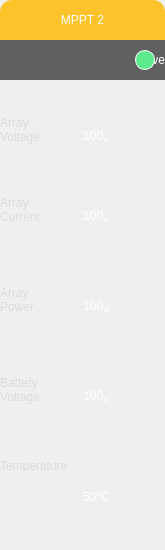
      <widget class="QWidget" name="mppt2" native="true">
       <property name="sizePolicy">
        <sizepolicy hsizetype="Fixed" vsizetype="Fixed">
         <horstretch>0</horstretch>
         <verstretch>0</verstretch>
        </sizepolicy>
       </property>
       <property name="minimumSize">
        <size>
         <width>165</width>
         <height>550</height>
        </size>
       </property>
       <property name="maximumSize">
        <size>
         <width>165</width>
         <height>550</height>
        </size>
       </property>
       <property name="styleSheet">
        <string notr="true">QWidget#mppt2{
border-radius:12px;
background-color:rgba(45, 45, 45,150);
}</string>
       </property>
       <widget class="QLabel" name="mppt2Header">
        <property name="geometry">
         <rect>
          <x>0</x>
          <y>0</y>
          <width>165</width>
          <height>40</height>
         </rect>
        </property>
        <property name="sizePolicy">
         <sizepolicy hsizetype="Fixed" vsizetype="Fixed">
          <horstretch>0</horstretch>
          <verstretch>0</verstretch>
         </sizepolicy>
        </property>
        <property name="minimumSize">
         <size>
          <width>165</width>
          <height>40</height>
         </size>
        </property>
        <property name="maximumSize">
         <size>
          <width>165</width>
          <height>40</height>
         </size>
        </property>
        <property name="styleSheet">
         <string notr="true">QLabel#mppt2Header{
font: 20pt &quot;Arial&quot;;
color:white;
border-top-left-radius:12px;
border-top-right-radius:12px;
background-color:rgba(255, 187, 0, 210);
}</string>
        </property>
        <property name="text">
         <string>MPPT 2</string>
        </property>
        <property name="alignment">
         <set>Qt::AlignCenter</set>
        </property>
       </widget>
       <widget class="QLabel" name="mppt2AliveLabel">
        <property name="geometry">
         <rect>
          <x>0</x>
          <y>40</y>
          <width>165</width>
          <height>40</height>
         </rect>
        </property>
        <property name="sizePolicy">
         <sizepolicy hsizetype="Fixed" vsizetype="Fixed">
          <horstretch>0</horstretch>
          <verstretch>0</verstretch>
         </sizepolicy>
        </property>
        <property name="minimumSize">
         <size>
          <width>165</width>
          <height>40</height>
         </size>
        </property>
        <property name="maximumSize">
         <size>
          <width>165</width>
          <height>40</height>
         </size>
        </property>
        <property name="styleSheet">
         <string notr="true">QLabel#mppt2AliveLabel{
font:18pt &quot;Arial&quot;;
color:white;
background-color:rgba(56, 56, 56,200);
}</string>
        </property>
        <property name="text">
         <string>Alive</string>
        </property>
        <property name="alignment">
         <set>Qt::AlignRight|Qt::AlignTrailing|Qt::AlignVCenter</set>
        </property>
        <property name="margin">
         <number>57</number>
        </property>
       </widget>
       <widget class="QLabel" name="mppt2ArrayVoltageLabel">
        <property name="geometry">
         <rect>
          <x>0</x>
          <y>90</y>
          <width>101</width>
          <height>80</height>
         </rect>
        </property>
        <property name="sizePolicy">
         <sizepolicy hsizetype="Fixed" vsizetype="Fixed">
          <horstretch>0</horstretch>
          <verstretch>0</verstretch>
         </sizepolicy>
        </property>
        <property name="minimumSize">
         <size>
          <width>101</width>
          <height>80</height>
         </size>
        </property>
        <property name="maximumSize">
         <size>
          <width>101</width>
          <height>80</height>
         </size>
        </property>
        <property name="styleSheet">
         <string notr="true">font:16pt &quot;Arial&quot;;
color:rgb(219, 219, 219);</string>
        </property>
        <property name="text">
         <string>Array
Voltage</string>
        </property>
        <property name="margin">
         <number>15</number>
        </property>
       </widget>
       <widget class="QLabel" name="mppt2ArrayCurrentLabel">
        <property name="geometry">
         <rect>
          <x>0</x>
          <y>170</y>
          <width>101</width>
          <height>80</height>
         </rect>
        </property>
        <property name="sizePolicy">
         <sizepolicy hsizetype="Fixed" vsizetype="Fixed">
          <horstretch>0</horstretch>
          <verstretch>0</verstretch>
         </sizepolicy>
        </property>
        <property name="minimumSize">
         <size>
          <width>101</width>
          <height>80</height>
         </size>
        </property>
        <property name="maximumSize">
         <size>
          <width>101</width>
          <height>80</height>
         </size>
        </property>
        <property name="styleSheet">
         <string notr="true">font:16pt &quot;Arial&quot;;
color:rgb(219, 219, 219);</string>
        </property>
        <property name="text">
         <string>Array
Current</string>
        </property>
        <property name="margin">
         <number>15</number>
        </property>
       </widget>
       <widget class="QLabel" name="mppt2ArrayPowerLabel">
        <property name="geometry">
         <rect>
          <x>0</x>
          <y>260</y>
          <width>101</width>
          <height>80</height>
         </rect>
        </property>
        <property name="sizePolicy">
         <sizepolicy hsizetype="Fixed" vsizetype="Fixed">
          <horstretch>0</horstretch>
          <verstretch>0</verstretch>
         </sizepolicy>
        </property>
        <property name="minimumSize">
         <size>
          <width>101</width>
          <height>80</height>
         </size>
        </property>
        <property name="maximumSize">
         <size>
          <width>101</width>
          <height>80</height>
         </size>
        </property>
        <property name="styleSheet">
         <string notr="true">font:16pt &quot;Arial&quot;;
color:rgb(219, 219, 219);</string>
        </property>
        <property name="text">
         <string>Array
Power</string>
        </property>
        <property name="margin">
         <number>15</number>
        </property>
       </widget>
       <widget class="QLabel" name="mppt2BatteryVoltageLabel">
        <property name="geometry">
         <rect>
          <x>0</x>
          <y>350</y>
          <width>101</width>
          <height>80</height>
         </rect>
        </property>
        <property name="sizePolicy">
         <sizepolicy hsizetype="Fixed" vsizetype="Fixed">
          <horstretch>0</horstretch>
          <verstretch>0</verstretch>
         </sizepolicy>
        </property>
        <property name="minimumSize">
         <size>
          <width>101</width>
          <height>80</height>
         </size>
        </property>
        <property name="maximumSize">
         <size>
          <width>101</width>
          <height>80</height>
         </size>
        </property>
        <property name="styleSheet">
         <string notr="true">font:16pt &quot;Arial&quot;;
color:rgb(219, 219, 219);</string>
        </property>
        <property name="text">
         <string>Battery
Voltage</string>
        </property>
        <property name="margin">
         <number>15</number>
        </property>
       </widget>
       <widget class="QLabel" name="mppt2TemperatureLabel">
        <property name="geometry">
         <rect>
          <x>0</x>
          <y>410</y>
          <width>150</width>
          <height>111</height>
         </rect>
        </property>
        <property name="minimumSize">
         <size>
          <width>150</width>
          <height>0</height>
         </size>
        </property>
        <property name="maximumSize">
         <size>
          <width>150</width>
          <height>16777215</height>
         </size>
        </property>
        <property name="styleSheet">
         <string notr="true">font:16pt &quot;Arial&quot;;
color:rgb(219, 219, 219);</string>
        </property>
        <property name="text">
         <string>Temperature</string>
        </property>
        <property name="margin">
         <number>15</number>
        </property>
       </widget>
       <widget class="QLabel" name="mppt2ArrayVoltage">
        <property name="geometry">
         <rect>
          <x>80</x>
          <y>100</y>
          <width>110</width>
          <height>80</height>
         </rect>
        </property>
        <property name="sizePolicy">
         <sizepolicy hsizetype="Fixed" vsizetype="Fixed">
          <horstretch>0</horstretch>
          <verstretch>0</verstretch>
         </sizepolicy>
        </property>
        <property name="minimumSize">
         <size>
          <width>110</width>
          <height>80</height>
         </size>
        </property>
        <property name="maximumSize">
         <size>
          <width>110</width>
          <height>80</height>
         </size>
        </property>
        <property name="styleSheet">
         <string notr="true">font:24pt &quot;Arial&quot;;
margin-bottom:7px;
color:white;</string>
        </property>
        <property name="text">
         <string>100&lt;sub&gt;V&lt;/sub&gt;</string>
        </property>
        <property name="textFormat">
         <enum>Qt::AutoText</enum>
        </property>
        <property name="alignment">
         <set>Qt::AlignLeading|Qt::AlignLeft|Qt::AlignVCenter</set>
        </property>
        <property name="margin">
         <number>10</number>
        </property>
       </widget>
       <widget class="QLabel" name="mppt2ArrayCurrent">
        <property name="geometry">
         <rect>
          <x>80</x>
          <y>180</y>
          <width>110</width>
          <height>80</height>
         </rect>
        </property>
        <property name="sizePolicy">
         <sizepolicy hsizetype="Fixed" vsizetype="Fixed">
          <horstretch>0</horstretch>
          <verstretch>0</verstretch>
         </sizepolicy>
        </property>
        <property name="minimumSize">
         <size>
          <width>110</width>
          <height>80</height>
         </size>
        </property>
        <property name="maximumSize">
         <size>
          <width>110</width>
          <height>80</height>
         </size>
        </property>
        <property name="styleSheet">
         <string notr="true">font:24pt &quot;Arial&quot;;
margin-bottom:7px;
color:white;</string>
        </property>
        <property name="text">
         <string>100&lt;sub&gt;A&lt;/sub&gt;</string>
        </property>
        <property name="textFormat">
         <enum>Qt::AutoText</enum>
        </property>
        <property name="alignment">
         <set>Qt::AlignLeading|Qt::AlignLeft|Qt::AlignVCenter</set>
        </property>
        <property name="margin">
         <number>10</number>
        </property>
       </widget>
       <widget class="QLabel" name="mppt2ArrayPower">
        <property name="geometry">
         <rect>
          <x>80</x>
          <y>270</y>
          <width>120</width>
          <height>80</height>
         </rect>
        </property>
        <property name="sizePolicy">
         <sizepolicy hsizetype="Fixed" vsizetype="Fixed">
          <horstretch>0</horstretch>
          <verstretch>0</verstretch>
         </sizepolicy>
        </property>
        <property name="minimumSize">
         <size>
          <width>120</width>
          <height>80</height>
         </size>
        </property>
        <property name="maximumSize">
         <size>
          <width>120</width>
          <height>80</height>
         </size>
        </property>
        <property name="styleSheet">
         <string notr="true">font:24pt &quot;Arial&quot;;
margin-bottom:7px;
color:white;</string>
        </property>
        <property name="text">
         <string>100&lt;sub&gt;W&lt;/sub&gt;</string>
        </property>
        <property name="textFormat">
         <enum>Qt::AutoText</enum>
        </property>
        <property name="alignment">
         <set>Qt::AlignLeading|Qt::AlignLeft|Qt::AlignVCenter</set>
        </property>
        <property name="margin">
         <number>10</number>
        </property>
       </widget>
       <widget class="QLabel" name="mppt2BatteryVoltage">
        <property name="geometry">
         <rect>
          <x>80</x>
          <y>360</y>
          <width>110</width>
          <height>80</height>
         </rect>
        </property>
        <property name="sizePolicy">
         <sizepolicy hsizetype="Fixed" vsizetype="Fixed">
          <horstretch>0</horstretch>
          <verstretch>0</verstretch>
         </sizepolicy>
        </property>
        <property name="minimumSize">
         <size>
          <width>110</width>
          <height>80</height>
         </size>
        </property>
        <property name="maximumSize">
         <size>
          <width>110</width>
          <height>80</height>
         </size>
        </property>
        <property name="styleSheet">
         <string notr="true">font:24pt &quot;Arial&quot;;
margin-bottom:7px;
color:white;</string>
        </property>
        <property name="text">
         <string>100&lt;sub&gt;V&lt;/sub&gt;</string>
        </property>
        <property name="textFormat">
         <enum>Qt::AutoText</enum>
        </property>
        <property name="alignment">
         <set>Qt::AlignLeading|Qt::AlignLeft|Qt::AlignVCenter</set>
        </property>
        <property name="margin">
         <number>10</number>
        </property>
       </widget>
       <widget class="QLabel" name="mppt2Temperature">
        <property name="geometry">
         <rect>
          <x>80</x>
          <y>460</y>
          <width>130</width>
          <height>81</height>
         </rect>
        </property>
        <property name="minimumSize">
         <size>
          <width>130</width>
          <height>0</height>
         </size>
        </property>
        <property name="maximumSize">
         <size>
          <width>130</width>
          <height>16777215</height>
         </size>
        </property>
        <property name="styleSheet">
         <string notr="true">font:24pt &quot;Arial&quot;;
margin-bottom:7px;
color:white;</string>
        </property>
        <property name="text">
         <string>50&lt;sup&gt;o&lt;/sup&gt;C</string>
        </property>
        <property name="margin">
         <number>10</number>
        </property>
       </widget>
       <widget class="QWidget" name="mppt2AliveIndicator" native="true">
        <property name="geometry">
         <rect>
          <x>135</x>
          <y>50</y>
          <width>20</width>
          <height>20</height>
         </rect>
        </property>
        <property name="sizePolicy">
         <sizepolicy hsizetype="Fixed" vsizetype="Fixed">
          <horstretch>0</horstretch>
          <verstretch>0</verstretch>
         </sizepolicy>
        </property>
        <property name="minimumSize">
         <size>
          <width>20</width>
          <height>20</height>
         </size>
        </property>
        <property name="maximumSize">
         <size>
          <width>20</width>
          <height>20</height>
         </size>
        </property>
        <property name="styleSheet">
         <string notr="true">background-color:rgb(93, 234, 140);
border-radius:10px;
border: 1px solid white;</string>
        </property>
       </widget>
      </widget>
